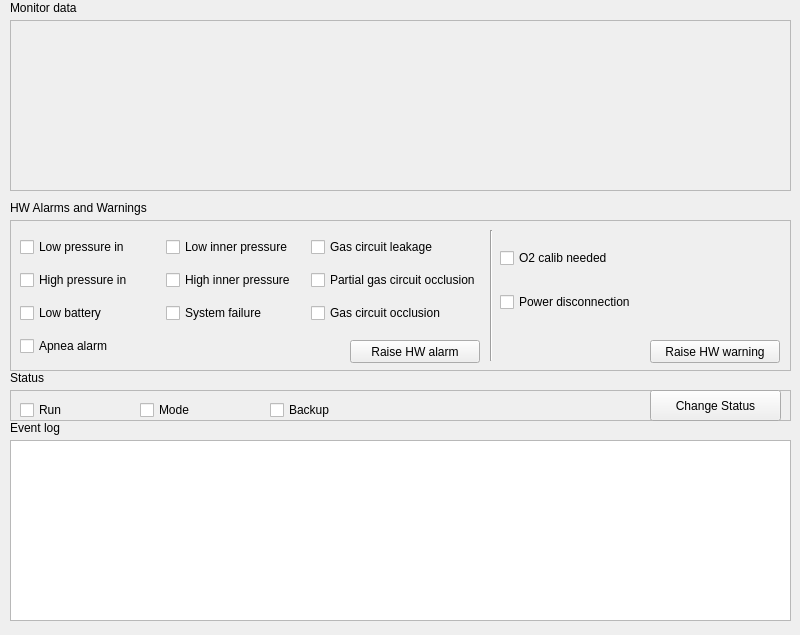
<?xml version="1.0" encoding="UTF-8"?>
<ui version="4.0">
 <class>MainWindow</class>
 <widget class="QMainWindow" name="MainWindow">
  <property name="geometry">
   <rect>
    <x>0</x>
    <y>0</y>
    <width>800</width>
    <height>635</height>
   </rect>
  </property>
  <property name="windowTitle">
   <string>FakeESP32 panel</string>
  </property>
  <widget class="QWidget" name="centralwidget">
   <widget class="QFrame" name="frame">
    <property name="geometry">
     <rect>
      <x>10</x>
      <y>220</y>
      <width>781</width>
      <height>151</height>
     </rect>
    </property>
    <property name="frameShape">
     <enum>QFrame::StyledPanel</enum>
    </property>
    <property name="frameShadow">
     <enum>QFrame::Raised</enum>
    </property>
    <widget class="QWidget" name="gridLayoutWidget">
     <property name="geometry">
      <rect>
       <x>10</x>
       <y>10</y>
       <width>461</width>
       <height>133</height>
      </rect>
     </property>
     <layout class="QGridLayout" name="gridLayout">
      <item row="1" column="1">
       <widget class="QCheckBox" name="high_inner_pressure_alarm">
        <property name="text">
         <string>High inner pressure</string>
        </property>
       </widget>
      </item>
      <item row="1" column="2">
       <widget class="QCheckBox" name="partial_gas_occlusion_alarm">
        <property name="text">
         <string>Partial gas circuit occlusion</string>
        </property>
       </widget>
      </item>
      <item row="0" column="1">
       <widget class="QCheckBox" name="low_inner_pressure_alarm">
        <property name="text">
         <string>Low inner pressure</string>
        </property>
       </widget>
      </item>
      <item row="3" column="0">
       <widget class="QCheckBox" name="battery_low_alarm">
        <property name="text">
         <string>Low battery</string>
        </property>
       </widget>
      </item>
      <item row="1" column="0">
       <widget class="QCheckBox" name="high_input_pressure_alarm">
        <property name="text">
         <string>High pressure in</string>
        </property>
       </widget>
      </item>
      <item row="3" column="2">
       <widget class="QCheckBox" name="gas_occlusion_alarm">
        <property name="text">
         <string>Gas circuit occlusion</string>
        </property>
       </widget>
      </item>
      <item row="0" column="0">
       <widget class="QCheckBox" name="low_input_pressure_alarm">
        <property name="text">
         <string>Low pressure in</string>
        </property>
       </widget>
      </item>
      <item row="0" column="2">
       <widget class="QCheckBox" name="gas_leakage_alarm">
        <property name="text">
         <string>Gas circuit leakage</string>
        </property>
       </widget>
      </item>
      <item row="4" column="0">
       <widget class="QCheckBox" name="apnea_alarm">
        <property name="text">
         <string>Apnea alarm</string>
        </property>
       </widget>
      </item>
      <item row="3" column="1">
       <widget class="QCheckBox" name="system_failure_alarm">
        <property name="text">
         <string>System failure</string>
        </property>
       </widget>
      </item>
     </layout>
    </widget>
    <widget class="QWidget" name="gridLayoutWidget_2">
     <property name="geometry">
      <rect>
       <x>490</x>
       <y>10</y>
       <width>281</width>
       <height>101</height>
      </rect>
     </property>
     <layout class="QGridLayout" name="gridLayout_2">
      <item row="0" column="0">
       <widget class="QCheckBox" name="o2_warning">
        <property name="text">
         <string>O2 calib needed</string>
        </property>
       </widget>
      </item>
      <item row="1" column="0">
       <widget class="QCheckBox" name="power_warning">
        <property name="text">
         <string>Power disconnection</string>
        </property>
       </widget>
      </item>
     </layout>
    </widget>
    <widget class="QPushButton" name="raise_warning_btn">
     <property name="geometry">
      <rect>
       <x>640</x>
       <y>120</y>
       <width>130</width>
       <height>23</height>
      </rect>
     </property>
     <property name="text">
      <string>Raise HW warning</string>
     </property>
    </widget>
    <widget class="Line" name="line">
     <property name="geometry">
      <rect>
       <x>473</x>
       <y>10</y>
       <width>16</width>
       <height>131</height>
      </rect>
     </property>
     <property name="orientation">
      <enum>Qt::Vertical</enum>
     </property>
    </widget>
    <widget class="QPushButton" name="raise_alarm_btn">
     <property name="geometry">
      <rect>
       <x>340</x>
       <y>120</y>
       <width>130</width>
       <height>23</height>
      </rect>
     </property>
     <property name="text">
      <string>Raise HW alarm</string>
     </property>
    </widget>
   </widget>
   <widget class="QLabel" name="label_3">
    <property name="geometry">
     <rect>
      <x>10</x>
      <y>420</y>
      <width>131</width>
      <height>16</height>
     </rect>
    </property>
    <property name="text">
     <string>Event log</string>
    </property>
   </widget>
   <widget class="QLabel" name="label">
    <property name="geometry">
     <rect>
      <x>10</x>
      <y>200</y>
      <width>221</width>
      <height>16</height>
     </rect>
    </property>
    <property name="text">
     <string>HW Alarms and Warnings</string>
    </property>
   </widget>
   <widget class="QFrame" name="monitor_frame">
    <property name="geometry">
     <rect>
      <x>10</x>
      <y>20</y>
      <width>781</width>
      <height>171</height>
     </rect>
    </property>
    <property name="frameShape">
     <enum>QFrame::StyledPanel</enum>
    </property>
    <property name="frameShadow">
     <enum>QFrame::Raised</enum>
    </property>
    <widget class="QWidget" name="gridLayoutWidget_3">
     <property name="geometry">
      <rect>
       <x>10</x>
       <y>10</y>
       <width>761</width>
       <height>151</height>
      </rect>
     </property>
     <layout class="QGridLayout" name="monitors_grid"/>
    </widget>
   </widget>
   <widget class="QLabel" name="label_4">
    <property name="geometry">
     <rect>
      <x>10</x>
      <y>0</y>
      <width>111</width>
      <height>16</height>
     </rect>
    </property>
    <property name="text">
     <string>Monitor data</string>
    </property>
   </widget>
   <widget class="QPlainTextEdit" name="event_log">
    <property name="geometry">
     <rect>
      <x>10</x>
      <y>440</y>
      <width>781</width>
      <height>181</height>
     </rect>
    </property>
    <property name="plainText">
     <string/>
    </property>
   </widget>
   <widget class="QFrame" name="status_frame">
    <property name="geometry">
     <rect>
      <x>10</x>
      <y>390</y>
      <width>781</width>
      <height>31</height>
     </rect>
    </property>
    <property name="frameShape">
     <enum>QFrame::StyledPanel</enum>
    </property>
    <property name="frameShadow">
     <enum>QFrame::Raised</enum>
    </property>
    <widget class="QPushButton" name="btn_change_status">
     <property name="geometry">
      <rect>
       <x>640</x>
       <y>0</y>
       <width>131</width>
       <height>31</height>
      </rect>
     </property>
     <property name="text">
      <string>Change Status</string>
     </property>
    </widget>
    <widget class="QCheckBox" name="status_run">
     <property name="geometry">
      <rect>
       <x>10</x>
       <y>10</y>
       <width>124</width>
       <height>20</height>
      </rect>
     </property>
     <property name="text">
      <string>Run</string>
     </property>
    </widget>
    <widget class="QCheckBox" name="status_mode">
     <property name="geometry">
      <rect>
       <x>130</x>
       <y>10</y>
       <width>124</width>
       <height>20</height>
      </rect>
     </property>
     <property name="text">
      <string>Mode</string>
     </property>
    </widget>
    <widget class="QCheckBox" name="status_backup">
     <property name="geometry">
      <rect>
       <x>260</x>
       <y>10</y>
       <width>124</width>
       <height>20</height>
      </rect>
     </property>
     <property name="text">
      <string>Backup</string>
     </property>
    </widget>
   </widget>
   <widget class="QLabel" name="label_5">
    <property name="geometry">
     <rect>
      <x>10</x>
      <y>370</y>
      <width>111</width>
      <height>16</height>
     </rect>
    </property>
    <property name="text">
     <string>Status</string>
    </property>
   </widget>
  </widget>
 </widget>
 <resources/>
 <connections/>
</ui>
